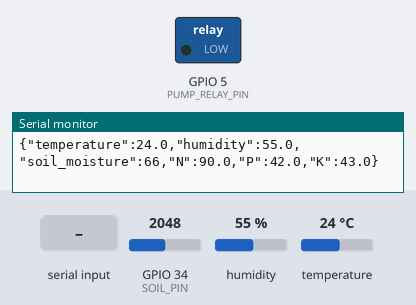
The sketch below on a simulated ESP32. On the bench: switched loads named in the sketch (green lamp = pin HIGH), the last lines printed to the serial monitor. The inputs (shaded band) are chosen by the test bench; at power-on: GPIO 34 (SOIL_PIN) = 2048, humidity 55 %, temperature 24 °C.

Above: at 5.8 s.
5.9 s: "PUMP_ON\n" received over Serial
At 11.1 s:
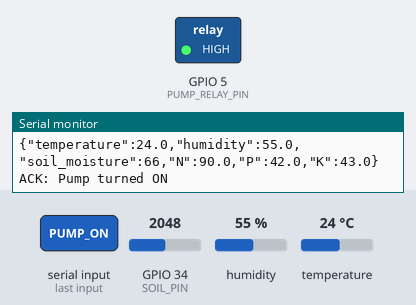
11.9 s: "PUMP_OFF\n" received over Serial
At 15.9 s:
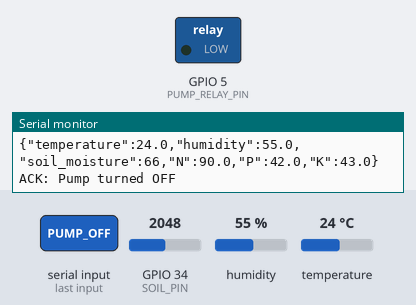
Timing chart, 0 to 17.4 s (numbered marks = the images above; inputs shaded):
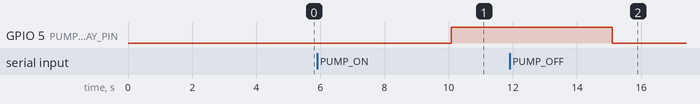

The sketch:

esp32_agrosmart_serial.ino
```cpp
#include <DHT.h>

// Sensor Pins
#define DHTPIN 4       // Pin for DHT11 data
#define SOIL_PIN 34    // Pin for Soil Moisture sensor
#define PUMP_RELAY_PIN 5 // Pin to control the water pump relay

// Sensor Types
#define DHTTYPE DHT11

// Global Objects
DHT dht(DHTPIN, DHTTYPE);

// Variables for pump control (will be set by Python script)
bool pumpActive = false;

void setup() {
  Serial.begin(115200);
  dht.begin();
  pinMode(PUMP_RELAY_PIN, OUTPUT);
  digitalWrite(PUMP_RELAY_PIN, LOW); // Start with pump off

  // Wait for serial connection
  while (!Serial) {
    delay(10);
  }

  Serial.println("ESP32 AgroSmart - Ready");
}

void loop() {
  // Read sensor data
  float humidity = dht.readHumidity();
  float temperature = dht.readTemperature(); // in Celsius
  int soilMoistureRaw = analogRead(SOIL_PIN);

  // Convert raw soil moisture to percentage (0-100%)
  // Calibrate these values based on your sensor!
  int soilMoisturePercent = map(soilMoistureRaw, 4095, 1000, 0, 100);
  soilMoisturePercent = constrain(soilMoisturePercent, 0, 100);

  // FAKE NPK values for testing (replace with real sensor later)
  float n_value = 90.0;
  float p_value = 42.0;
  float k_value = 43.0;

  // Check if readings are valid
  if (isnan(humidity) || isnan(temperature)) {
    Serial.println("ERROR: Failed to read from DHT sensor!");
    delay(2000);
    return;
  }

  // Send data as JSON over Serial
  Serial.print("{");
  Serial.print("\"temperature\":");
  Serial.print(temperature, 1);
  Serial.print(",\"humidity\":");
  Serial.print(humidity, 1);
  Serial.print(",\"soil_moisture\":");
  Serial.print(soilMoisturePercent);
  Serial.print(",\"N\":");
  Serial.print(n_value, 1);
  Serial.print(",\"P\":");
  Serial.print(p_value, 1);
  Serial.print(",\"K\":");
  Serial.print(k_value, 1);
  Serial.println("}");

  // Check for pump commands from Python
  if (Serial.available() > 0) {
    String command = Serial.readStringUntil('\n');
    command.trim();

    if (command == "PUMP_ON") {
      digitalWrite(PUMP_RELAY_PIN, HIGH);
      pumpActive = true;
      Serial.println("ACK: Pump turned ON");
    } else if (command == "PUMP_OFF") {
      digitalWrite(PUMP_RELAY_PIN, LOW);
      pumpActive = false;
      Serial.println("ACK: Pump turned OFF");
    }
  }

  // Wait 5 seconds before next reading
  delay(5000);
}
```

Measured:
- after the input at 5.9 s, GPIO 5 (PUMP_RELAY_PIN): LOW → HIGH after 4.2 s
- after the input at 11.9 s, GPIO 5 (PUMP_RELAY_PIN): HIGH → LOW after 3.2 s
